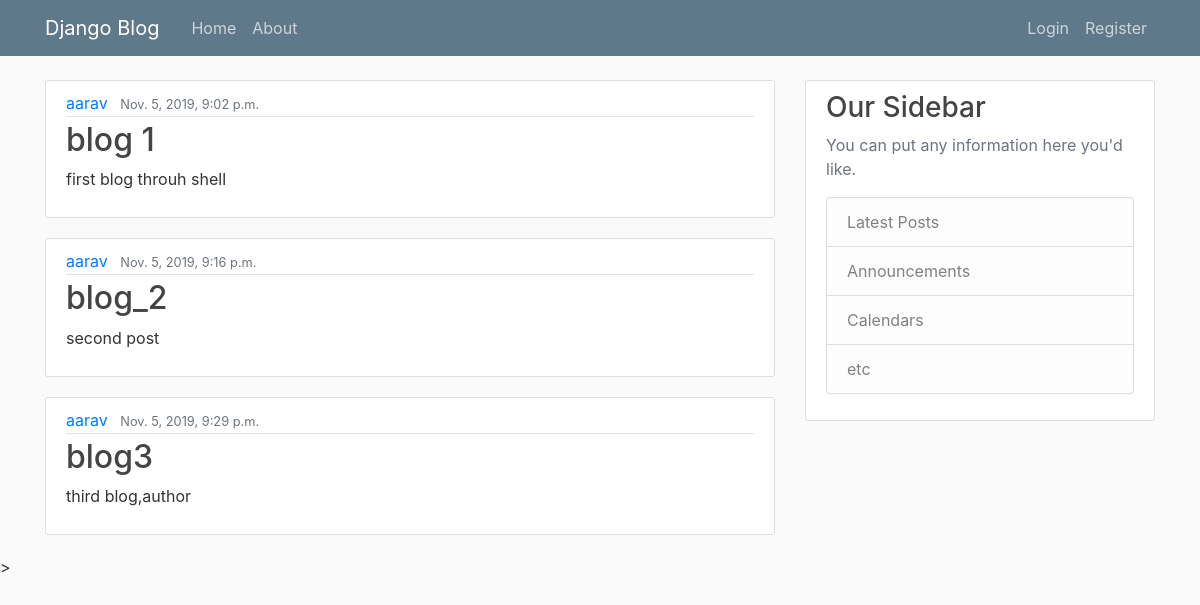
The page / on the database its author committed.
### blog/models.py (models this page shows, shortened)
class Post(models.Model):
    title = models.CharField(max_length=100) # the max length of 100 characters
    content= models.TextField(default="")
    date_posted=models.DateTimeField(default=timezone.now) # default allows to change the time when needed.# notice now is not called yet but just passed
    author= models.ForeignKey(User,on_delete=models.CASCADE) # on_deletes deletes the user post when the user is deleted

### blog/views.py (the view)
# urls.py: path('',views.home,name='blog-home'), #'' sets this path as the home page, views.home is the functio we created in this directory blog
def home(request): # the request is an attribut that has to be inside
    context={'posts':Post.objects.all(),'title':'blogpost'} # passing the database data
    return render(request,"blog/home.html",context)# adding context lets us pass the data into the function

### blog/templates/blog/home.html
{%extends "blog/base.html"%}
{%block content%}
    {%for post in posts%}
        <article class="media content-section">
            <div class="media-body">
              <div class="article-metadata">
                <a class="mr-2" href="#">{{ post.author }}</a>
                <small class="text-muted">{{ post.date_posted }}</small>
              </div>
              <h2><a class="article-title" href="#">{{ post.title }}</a></h2>
              <p class="article-content">{{ post.content }}</p>
            </div>
        </article>
    {%endfor%}
{%endblock content%}

### blog/templates/blog/base.html (shortened to what this page needs)
{%load static%}
<!DOCTYPE html>
<html>
<head>
    <link rel="stylesheet" href="https://maxcdn.bootstrapcdn.com/bootstrap/4.0.0/css/bootstrap.min.css">
    <link rel="stylesheet" type="text/css" href="{%static 'blog/main.css'%}">
</head>
<body>
        <header class="site-header">
                <nav class="navbar navbar-expand-md navbar-dark bg-steel fixed-top">
                  <div class="container">
                    <a class="navbar-brand mr-4" href="/">Django Blog</a>
                    <div class="collapse navbar-collapse" id="navbarToggle">
                      <div class="navbar-nav mr-auto">
                        <a class="nav-item nav-link" href="{% url 'blog-home'%}">Home</a>
                        <a class="nav-item nav-link" href="{% url 'blog-about'%}">About</a>
                      </div>
                      <div class="navbar-nav">
                        <a class="nav-item nav-link" href="#">Login</a>
                        <a class="nav-item nav-link" href="#">Register</a>
                      </div>
                    </div>
                 </div>
                </nav>
            </header>
    <main role="main" class="container">
        <div class="row">
          <div class="col-md-8">
            {% block content %}{% endblock %}
          </div>
          <div class="col-md-4">
            <div class="content-section">
              <h3>Our Sidebar</h3>
              <p class='text-muted'>You can put any information here you'd like.
                <ul class="list-group">
                  <li class="list-group-item list-group-item-light">Latest Posts</li>
                  <li class="list-group-item list-group-item-light">Announcements</li>
                  <li class="list-group-item list-group-item-light">Calendars</li>
                  <li class="list-group-item list-group-item-light">etc</li>
                </ul>
              </p>
            </div>
          </div>
        </div>
      </main>
</body>>
</html>

### blog/static/blog/main.css (style rules this page uses)
body { background: #fafafa; color: #333333; margin-top: 5rem; }
h1, h2, h3, h4, h5, h6 { color: #444444; }
ul { margin: 0; }
.bg-steel { background-color: #5f788a; }
.site-header .navbar-nav .nav-link { color: #cbd5db; }
.content-section { background: #ffffff; padding: 10px 20px; border: 1px solid #dddddd; border-radius: 3px; margin-bottom: 20px; }
.article-title { color: #444444; }
.article-content { white-space: pre-line; }
.article-metadata { padding-bottom: 1px; margin-bottom: 4px; border-bottom: 1px solid #e3e3e3 }

### rows shown on the page
Post: author "aarav", date_posted "Nov. 5, 2019, 9:02 p.m.", title "blog 1", content "first blog throuh shell"
Post: author "aarav", date_posted "Nov. 5, 2019, 9:16 p.m.", title "blog_2", content "second post"
Post: author "aarav", date_posted "Nov. 5, 2019, 9:29 p.m.", title "blog3", content "third blog,author"
